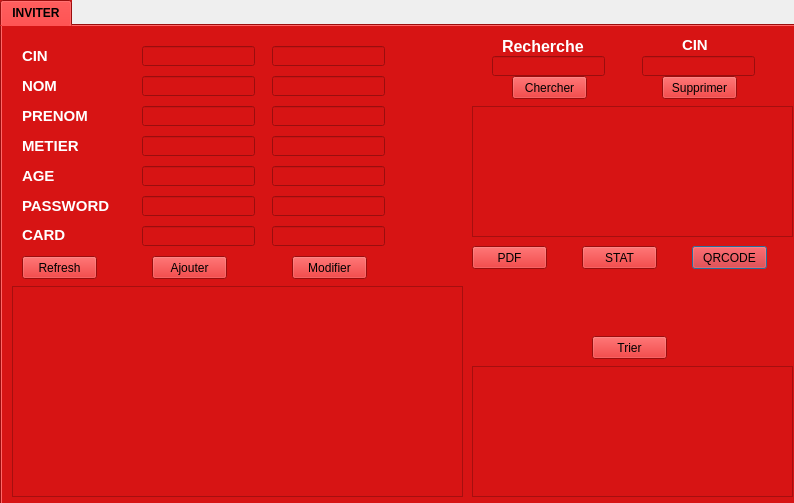
<?xml version="1.0" encoding="UTF-8"?>
<ui version="4.0">
 <class>Dialog</class>
 <widget class="QDialog" name="Dialog">
  <property name="geometry">
   <rect>
    <x>0</x>
    <y>0</y>
    <width>794</width>
    <height>503</height>
   </rect>
  </property>
  <property name="windowTitle">
   <string>Dialog</string>
  </property>
  <widget class="QTabWidget" name="tabWidget">
   <property name="geometry">
    <rect>
     <x>0</x>
     <y>0</y>
     <width>801</width>
     <height>511</height>
    </rect>
   </property>
   <property name="font">
    <font>
     <weight>75</weight>
     <bold>true</bold>
    </font>
   </property>
   <property name="styleSheet">
    <string notr="true">background-color: rgb(215, 20, 20);</string>
   </property>
   <property name="currentIndex">
    <number>0</number>
   </property>
   <widget class="QWidget" name="tab_2">
    <attribute name="title">
     <string>INVITER</string>
    </attribute>
    <widget class="QTableView" name="tab_invitee">
     <property name="geometry">
      <rect>
       <x>10</x>
       <y>260</y>
       <width>451</width>
       <height>211</height>
      </rect>
     </property>
    </widget>
    <widget class="QPushButton" name="pushButton_3">
     <property name="geometry">
      <rect>
       <x>690</x>
       <y>220</y>
       <width>75</width>
       <height>23</height>
      </rect>
     </property>
     <property name="text">
      <string>QRCODE</string>
     </property>
    </widget>
    <widget class="QLabel" name="label_11">
     <property name="geometry">
      <rect>
       <x>670</x>
       <y>250</y>
       <width>121</width>
       <height>81</height>
      </rect>
     </property>
     <property name="text">
      <string/>
     </property>
    </widget>
    <widget class="QPushButton" name="pushButton_4">
     <property name="geometry">
      <rect>
       <x>580</x>
       <y>220</y>
       <width>75</width>
       <height>23</height>
      </rect>
     </property>
     <property name="text">
      <string>STAT</string>
     </property>
    </widget>
    <widget class="QLineEdit" name="le_cin_supp">
     <property name="geometry">
      <rect>
       <x>640</x>
       <y>30</y>
       <width>113</width>
       <height>20</height>
      </rect>
     </property>
    </widget>
    <widget class="QPushButton" name="pb_supprimer">
     <property name="geometry">
      <rect>
       <x>660</x>
       <y>50</y>
       <width>75</width>
       <height>23</height>
      </rect>
     </property>
     <property name="text">
      <string>Supprimer</string>
     </property>
    </widget>
    <widget class="QLabel" name="label_5">
     <property name="geometry">
      <rect>
       <x>680</x>
       <y>10</y>
       <width>51</width>
       <height>16</height>
      </rect>
     </property>
     <property name="font">
      <font>
       <pointsize>11</pointsize>
       <weight>75</weight>
       <bold>true</bold>
      </font>
     </property>
     <property name="text">
      <string>&lt;html&gt;&lt;head/&gt;&lt;body&gt;&lt;p&gt;&lt;span style=&quot; color:#ffffff;&quot;&gt;CIN&lt;/span&gt;&lt;/p&gt;&lt;/body&gt;&lt;/html&gt;</string>
     </property>
    </widget>
    <widget class="QLabel" name="label_10">
     <property name="geometry">
      <rect>
       <x>500</x>
       <y>10</y>
       <width>91</width>
       <height>21</height>
      </rect>
     </property>
     <property name="font">
      <font>
       <pointsize>12</pointsize>
       <weight>75</weight>
       <bold>true</bold>
      </font>
     </property>
     <property name="text">
      <string>&lt;html&gt;&lt;head/&gt;&lt;body&gt;&lt;p&gt;&lt;span style=&quot; color:#ffffff;&quot;&gt;Recherche&lt;/span&gt;&lt;/p&gt;&lt;/body&gt;&lt;/html&gt;</string>
     </property>
    </widget>
    <widget class="QLineEdit" name="le_r">
     <property name="geometry">
      <rect>
       <x>490</x>
       <y>30</y>
       <width>113</width>
       <height>20</height>
      </rect>
     </property>
    </widget>
    <widget class="QPushButton" name="pb_recherche">
     <property name="geometry">
      <rect>
       <x>510</x>
       <y>50</y>
       <width>75</width>
       <height>23</height>
      </rect>
     </property>
     <property name="text">
      <string>Chercher</string>
     </property>
    </widget>
    <widget class="QTableView" name="tableView">
     <property name="geometry">
      <rect>
       <x>470</x>
       <y>80</y>
       <width>321</width>
       <height>131</height>
      </rect>
     </property>
    </widget>
    <widget class="QPushButton" name="pushButton_pdf">
     <property name="geometry">
      <rect>
       <x>470</x>
       <y>220</y>
       <width>75</width>
       <height>23</height>
      </rect>
     </property>
     <property name="text">
      <string>PDF</string>
     </property>
    </widget>
    <widget class="QTableView" name="tableView_2">
     <property name="geometry">
      <rect>
       <x>470</x>
       <y>340</y>
       <width>321</width>
       <height>131</height>
      </rect>
     </property>
    </widget>
    <widget class="QPushButton" name="pushButton_2">
     <property name="geometry">
      <rect>
       <x>590</x>
       <y>310</y>
       <width>75</width>
       <height>23</height>
      </rect>
     </property>
     <property name="text">
      <string>Trier</string>
     </property>
    </widget>
    <widget class="QLabel" name="label">
     <property name="geometry">
      <rect>
       <x>20</x>
       <y>20</y>
       <width>51</width>
       <height>21</height>
      </rect>
     </property>
     <property name="font">
      <font>
       <pointsize>11</pointsize>
       <weight>75</weight>
       <bold>true</bold>
      </font>
     </property>
     <property name="text">
      <string>&lt;html&gt;&lt;head/&gt;&lt;body&gt;&lt;p&gt;&lt;span style=&quot; color:#ffffff;&quot;&gt;CIN&lt;/span&gt;&lt;/p&gt;&lt;/body&gt;&lt;/html&gt;</string>
     </property>
    </widget>
    <widget class="QLabel" name="label_2">
     <property name="geometry">
      <rect>
       <x>20</x>
       <y>50</y>
       <width>41</width>
       <height>21</height>
      </rect>
     </property>
     <property name="font">
      <font>
       <pointsize>11</pointsize>
       <weight>75</weight>
       <bold>true</bold>
      </font>
     </property>
     <property name="text">
      <string>&lt;html&gt;&lt;head/&gt;&lt;body&gt;&lt;p&gt;&lt;span style=&quot; color:#ffffff;&quot;&gt;NOM&lt;/span&gt;&lt;/p&gt;&lt;/body&gt;&lt;/html&gt;</string>
     </property>
    </widget>
    <widget class="QLabel" name="label_3">
     <property name="geometry">
      <rect>
       <x>20</x>
       <y>80</y>
       <width>71</width>
       <height>21</height>
      </rect>
     </property>
     <property name="font">
      <font>
       <pointsize>11</pointsize>
       <weight>75</weight>
       <bold>true</bold>
      </font>
     </property>
     <property name="text">
      <string>&lt;html&gt;&lt;head/&gt;&lt;body&gt;&lt;p&gt;&lt;span style=&quot; color:#ffffff;&quot;&gt;PRENOM&lt;/span&gt;&lt;/p&gt;&lt;/body&gt;&lt;/html&gt;</string>
     </property>
    </widget>
    <widget class="QLabel" name="label_4">
     <property name="geometry">
      <rect>
       <x>20</x>
       <y>110</y>
       <width>81</width>
       <height>21</height>
      </rect>
     </property>
     <property name="font">
      <font>
       <pointsize>11</pointsize>
       <weight>75</weight>
       <bold>true</bold>
      </font>
     </property>
     <property name="text">
      <string>&lt;html&gt;&lt;head/&gt;&lt;body&gt;&lt;p&gt;&lt;span style=&quot; color:#ffffff;&quot;&gt;METIER&lt;/span&gt;&lt;/p&gt;&lt;/body&gt;&lt;/html&gt;</string>
     </property>
    </widget>
    <widget class="QLabel" name="label_13">
     <property name="geometry">
      <rect>
       <x>20</x>
       <y>140</y>
       <width>61</width>
       <height>21</height>
      </rect>
     </property>
     <property name="font">
      <font>
       <pointsize>11</pointsize>
       <weight>75</weight>
       <bold>true</bold>
      </font>
     </property>
     <property name="text">
      <string>&lt;html&gt;&lt;head/&gt;&lt;body&gt;&lt;p&gt;&lt;span style=&quot; color:#ffffff;&quot;&gt;AGE&lt;/span&gt;&lt;/p&gt;&lt;/body&gt;&lt;/html&gt;</string>
     </property>
    </widget>
    <widget class="QLabel" name="label_15">
     <property name="geometry">
      <rect>
       <x>20</x>
       <y>170</y>
       <width>91</width>
       <height>21</height>
      </rect>
     </property>
     <property name="font">
      <font>
       <pointsize>11</pointsize>
       <weight>75</weight>
       <bold>true</bold>
      </font>
     </property>
     <property name="styleSheet">
      <string notr="true"/>
     </property>
     <property name="text">
      <string>&lt;html&gt;&lt;head/&gt;&lt;body&gt;&lt;p&gt;&lt;span style=&quot; color:#ffffff;&quot;&gt;PASSWORD&lt;/span&gt;&lt;/p&gt;&lt;/body&gt;&lt;/html&gt;</string>
     </property>
    </widget>
    <widget class="QPushButton" name="pb_ajouter">
     <property name="geometry">
      <rect>
       <x>150</x>
       <y>230</y>
       <width>75</width>
       <height>23</height>
      </rect>
     </property>
     <property name="styleSheet">
      <string notr="true">border-right-color: rgb(0, 0, 0);
border-bottom-color: qlineargradient(spread:pad, x1:0, y1:0, x2:1, y2:0, stop:0 rgba(0, 0, 0, 255), stop:1 rgba(255, 255, 255, 255));</string>
     </property>
     <property name="text">
      <string>Ajouter</string>
     </property>
    </widget>
    <widget class="QPushButton" name="pb_update">
     <property name="geometry">
      <rect>
       <x>290</x>
       <y>230</y>
       <width>75</width>
       <height>23</height>
      </rect>
     </property>
     <property name="text">
      <string>Modifier</string>
     </property>
    </widget>
    <widget class="QLineEdit" name="le_cin">
     <property name="geometry">
      <rect>
       <x>140</x>
       <y>20</y>
       <width>113</width>
       <height>20</height>
      </rect>
     </property>
     <property name="text">
      <string/>
     </property>
    </widget>
    <widget class="QLineEdit" name="le_nom">
     <property name="geometry">
      <rect>
       <x>140</x>
       <y>50</y>
       <width>113</width>
       <height>20</height>
      </rect>
     </property>
    </widget>
    <widget class="QLineEdit" name="le_prenom">
     <property name="geometry">
      <rect>
       <x>140</x>
       <y>80</y>
       <width>113</width>
       <height>20</height>
      </rect>
     </property>
    </widget>
    <widget class="QLineEdit" name="le_metier">
     <property name="geometry">
      <rect>
       <x>140</x>
       <y>110</y>
       <width>113</width>
       <height>20</height>
      </rect>
     </property>
    </widget>
    <widget class="QLineEdit" name="le_age">
     <property name="geometry">
      <rect>
       <x>140</x>
       <y>140</y>
       <width>113</width>
       <height>20</height>
      </rect>
     </property>
    </widget>
    <widget class="QLineEdit" name="le_password">
     <property name="geometry">
      <rect>
       <x>140</x>
       <y>170</y>
       <width>113</width>
       <height>20</height>
      </rect>
     </property>
    </widget>
    <widget class="QLineEdit" name="le_cin_modf">
     <property name="geometry">
      <rect>
       <x>270</x>
       <y>20</y>
       <width>113</width>
       <height>20</height>
      </rect>
     </property>
    </widget>
    <widget class="QLineEdit" name="le_nom_modf">
     <property name="geometry">
      <rect>
       <x>270</x>
       <y>50</y>
       <width>113</width>
       <height>20</height>
      </rect>
     </property>
    </widget>
    <widget class="QLineEdit" name="le_prenom_modf">
     <property name="geometry">
      <rect>
       <x>270</x>
       <y>80</y>
       <width>113</width>
       <height>20</height>
      </rect>
     </property>
    </widget>
    <widget class="QLineEdit" name="le_metier_modf">
     <property name="geometry">
      <rect>
       <x>270</x>
       <y>110</y>
       <width>113</width>
       <height>20</height>
      </rect>
     </property>
    </widget>
    <widget class="QLineEdit" name="le_age_modf">
     <property name="geometry">
      <rect>
       <x>270</x>
       <y>140</y>
       <width>113</width>
       <height>20</height>
      </rect>
     </property>
    </widget>
    <widget class="QLineEdit" name="le_password_modf">
     <property name="geometry">
      <rect>
       <x>270</x>
       <y>170</y>
       <width>113</width>
       <height>20</height>
      </rect>
     </property>
    </widget>
    <widget class="QPushButton" name="pushButton_refresh">
     <property name="geometry">
      <rect>
       <x>20</x>
       <y>230</y>
       <width>75</width>
       <height>23</height>
      </rect>
     </property>
     <property name="text">
      <string>Refresh</string>
     </property>
    </widget>
    <widget class="QLabel" name="label_6">
     <property name="geometry">
      <rect>
       <x>20</x>
       <y>200</y>
       <width>61</width>
       <height>16</height>
      </rect>
     </property>
     <property name="font">
      <font>
       <pointsize>11</pointsize>
       <weight>75</weight>
       <bold>true</bold>
      </font>
     </property>
     <property name="text">
      <string>&lt;html&gt;&lt;head/&gt;&lt;body&gt;&lt;p&gt;&lt;span style=&quot; color:#ffffff;&quot;&gt;CARD&lt;/span&gt;&lt;/p&gt;&lt;/body&gt;&lt;/html&gt;</string>
     </property>
    </widget>
    <widget class="QLineEdit" name="le_card">
     <property name="geometry">
      <rect>
       <x>140</x>
       <y>200</y>
       <width>113</width>
       <height>20</height>
      </rect>
     </property>
    </widget>
    <widget class="QLineEdit" name="le_card_modf">
     <property name="geometry">
      <rect>
       <x>270</x>
       <y>200</y>
       <width>113</width>
       <height>20</height>
      </rect>
     </property>
    </widget>
   </widget>
  </widget>
 </widget>
 <resources/>
 <connections/>
</ui>
